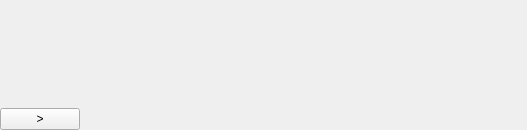
<?xml version="1.0" encoding="UTF-8"?>
<ui version="4.0">
 <class>InfoFrame</class>
 <widget class="QFrame" name="InfoFrame">
  <property name="geometry">
   <rect>
    <x>0</x>
    <y>0</y>
    <width>527</width>
    <height>130</height>
   </rect>
  </property>
  <property name="sizePolicy">
   <sizepolicy hsizetype="Preferred" vsizetype="Minimum">
    <horstretch>0</horstretch>
    <verstretch>0</verstretch>
   </sizepolicy>
  </property>
  <property name="maximumSize">
   <size>
    <width>16777215</width>
    <height>130</height>
   </size>
  </property>
  <layout class="QGridLayout" name="gridLayout">
   <property name="leftMargin">
    <number>0</number>
   </property>
   <property name="topMargin">
    <number>0</number>
   </property>
   <property name="rightMargin">
    <number>0</number>
   </property>
   <property name="bottomMargin">
    <number>0</number>
   </property>
   <item row="1" column="0">
    <widget class="QPushButton" name="moreInfoBtn">
     <property name="text">
      <string>&gt;</string>
     </property>
    </widget>
   </item>
   <item row="0" column="1" rowspan="2">
    <widget class="QStackedWidget" name="infoStacked">
     <widget class="QWidget" name="base">
      <layout class="QGridLayout" name="gridLayout_2">
       <item row="1" column="2">
        <widget class="QLabel" name="descriptionLabel">
         <property name="toolTip">
          <string notr="true"/>
         </property>
         <property name="text">
          <string notr="true"/>
         </property>
         <property name="textFormat">
          <enum>Qt::RichText</enum>
         </property>
         <property name="alignment">
          <set>Qt::AlignLeading|Qt::AlignLeft|Qt::AlignTop</set>
         </property>
         <property name="wordWrap">
          <bool>true</bool>
         </property>
         <property name="openExternalLinks">
          <bool>true</bool>
         </property>
         <property name="textInteractionFlags">
          <set>Qt::LinksAccessibleByKeyboard|Qt::LinksAccessibleByMouse|Qt::TextBrowserInteraction|Qt::TextSelectableByKeyboard|Qt::TextSelectableByMouse</set>
         </property>
        </widget>
       </item>
       <item row="0" column="2">
        <widget class="QLabel" name="nameLabel">
         <property name="text">
          <string notr="true"/>
         </property>
         <property name="textFormat">
          <enum>Qt::RichText</enum>
         </property>
         <property name="alignment">
          <set>Qt::AlignLeading|Qt::AlignLeft|Qt::AlignTop</set>
         </property>
         <property name="wordWrap">
          <bool>true</bool>
         </property>
         <property name="openExternalLinks">
          <bool>true</bool>
         </property>
         <property name="textInteractionFlags">
          <set>Qt::LinksAccessibleByKeyboard|Qt::LinksAccessibleByMouse|Qt::TextBrowserInteraction|Qt::TextSelectableByKeyboard|Qt::TextSelectableByMouse</set>
         </property>
        </widget>
       </item>
       <item row="3" column="2">
        <widget class="QLabel" name="issueTrackerLabel">
         <property name="text">
          <string/>
         </property>
         <property name="textFormat">
          <enum>Qt::RichText</enum>
         </property>
         <property name="alignment">
          <set>Qt::AlignLeading|Qt::AlignLeft|Qt::AlignTop</set>
         </property>
         <property name="wordWrap">
          <bool>true</bool>
         </property>
         <property name="openExternalLinks">
          <bool>true</bool>
         </property>
         <property name="textInteractionFlags">
          <set>Qt::LinksAccessibleByKeyboard|Qt::LinksAccessibleByMouse|Qt::TextBrowserInteraction|Qt::TextSelectableByKeyboard|Qt::TextSelectableByMouse</set>
         </property>
        </widget>
       </item>
       <item row="2" column="2">
        <widget class="QLabel" name="licenseLabel">
         <property name="text">
          <string/>
         </property>
         <property name="textFormat">
          <enum>Qt::RichText</enum>
         </property>
         <property name="alignment">
          <set>Qt::AlignLeading|Qt::AlignLeft|Qt::AlignTop</set>
         </property>
         <property name="wordWrap">
          <bool>true</bool>
         </property>
         <property name="openExternalLinks">
          <bool>true</bool>
         </property>
         <property name="textInteractionFlags">
          <set>Qt::LinksAccessibleByKeyboard|Qt::LinksAccessibleByMouse|Qt::TextBrowserInteraction|Qt::TextSelectableByKeyboard|Qt::TextSelectableByMouse</set>
         </property>
        </widget>
       </item>
      </layout>
     </widget>
     <widget class="QWidget" name="extra">
      <layout class="QHBoxLayout" name="horizontalLayout">
       <item>
        <widget class="QGroupBox" name="requiresGB">
         <property name="title">
          <string>Requires</string>
         </property>
         <layout class="QHBoxLayout" name="horizontalLayout_2">
          <item>
           <widget class="QListWidget" name="requiresView">
            <property name="alternatingRowColors">
             <bool>true</bool>
            </property>
            <property name="resizeMode">
             <enum>QListView::Adjust</enum>
            </property>
            <property name="spacing">
             <number>10</number>
            </property>
            <property name="viewMode">
             <enum>QListView::IconMode</enum>
            </property>
           </widget>
          </item>
         </layout>
        </widget>
       </item>
       <item>
        <widget class="QGroupBox" name="requiredGB">
         <property name="title">
          <string>Required by</string>
         </property>
         <layout class="QHBoxLayout" name="horizontalLayout_3">
          <item>
           <widget class="QListWidget" name="requiredView">
            <property name="alternatingRowColors">
             <bool>true</bool>
            </property>
            <property name="movement">
             <enum>QListView::Static</enum>
            </property>
            <property name="resizeMode">
             <enum>QListView::Adjust</enum>
            </property>
            <property name="spacing">
             <number>10</number>
            </property>
            <property name="viewMode">
             <enum>QListView::IconMode</enum>
            </property>
           </widget>
          </item>
         </layout>
        </widget>
       </item>
      </layout>
     </widget>
    </widget>
   </item>
   <item row="0" column="0" rowspan="2">
    <widget class="QLabel" name="iconLabel">
     <property name="minimumSize">
      <size>
       <width>0</width>
       <height>0</height>
      </size>
     </property>
     <property name="maximumSize">
      <size>
       <width>64</width>
       <height>64</height>
      </size>
     </property>
     <property name="text">
      <string notr="true"/>
     </property>
     <property name="scaledContents">
      <bool>false</bool>
     </property>
     <property name="margin">
      <number>0</number>
     </property>
    </widget>
   </item>
  </layout>
 </widget>
 <resources/>
 <connections/>
</ui>
